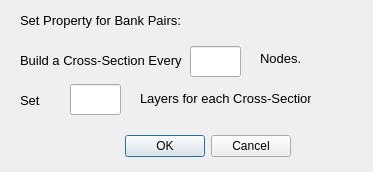
<?xml version="1.0" encoding="UTF-8"?>
<ui version="4.0">
 <class>setBankJump</class>
 <widget class="QDialog" name="setBankJump">
  <property name="geometry">
   <rect>
    <x>0</x>
    <y>0</y>
    <width>373</width>
    <height>172</height>
   </rect>
  </property>
  <property name="minimumSize">
   <size>
    <width>373</width>
    <height>172</height>
   </size>
  </property>
  <property name="maximumSize">
   <size>
    <width>373</width>
    <height>172</height>
   </size>
  </property>
  <property name="windowTitle">
   <string>Build Cross-Section For Bank Pairs</string>
  </property>
  <widget class="QDialogButtonBox" name="buttonBox">
   <property name="geometry">
    <rect>
     <x>70</x>
     <y>130</y>
     <width>221</width>
     <height>32</height>
    </rect>
   </property>
   <property name="orientation">
    <enum>Qt::Horizontal</enum>
   </property>
   <property name="standardButtons">
    <set>QDialogButtonBox::Cancel|QDialogButtonBox::Ok</set>
   </property>
  </widget>
  <widget class="QLabel" name="label">
   <property name="geometry">
    <rect>
     <x>20</x>
     <y>10</y>
     <width>191</width>
     <height>21</height>
    </rect>
   </property>
   <property name="font">
    <font>
     <pointsize>10</pointsize>
    </font>
   </property>
   <property name="text">
    <string>Set Property for Bank Pairs:</string>
   </property>
  </widget>
  <widget class="QLabel" name="label_2">
   <property name="geometry">
    <rect>
     <x>20</x>
     <y>50</y>
     <width>181</width>
     <height>21</height>
    </rect>
   </property>
   <property name="font">
    <font>
     <pointsize>10</pointsize>
    </font>
   </property>
   <property name="text">
    <string>Build a Cross-Section Every </string>
   </property>
  </widget>
  <widget class="QLineEdit" name="nJumpEdit">
   <property name="geometry">
    <rect>
     <x>190</x>
     <y>46</y>
     <width>51</width>
     <height>31</height>
    </rect>
   </property>
  </widget>
  <widget class="QLabel" name="label_3">
   <property name="geometry">
    <rect>
     <x>260</x>
     <y>50</y>
     <width>111</width>
     <height>16</height>
    </rect>
   </property>
   <property name="font">
    <font>
     <pointsize>10</pointsize>
    </font>
   </property>
   <property name="text">
    <string>Nodes.</string>
   </property>
  </widget>
  <widget class="QLabel" name="label_4">
   <property name="geometry">
    <rect>
     <x>20</x>
     <y>90</y>
     <width>141</width>
     <height>21</height>
    </rect>
   </property>
   <property name="font">
    <font>
     <pointsize>10</pointsize>
    </font>
   </property>
   <property name="text">
    <string>Set </string>
   </property>
  </widget>
  <widget class="QLineEdit" name="nLayersEdit">
   <property name="geometry">
    <rect>
     <x>70</x>
     <y>84</y>
     <width>51</width>
     <height>31</height>
    </rect>
   </property>
  </widget>
  <widget class="QLabel" name="label_5">
   <property name="geometry">
    <rect>
     <x>140</x>
     <y>90</y>
     <width>171</width>
     <height>16</height>
    </rect>
   </property>
   <property name="font">
    <font>
     <pointsize>10</pointsize>
    </font>
   </property>
   <property name="text">
    <string>Layers for each Cross-Section.</string>
   </property>
  </widget>
 </widget>
 <resources/>
 <connections>
  <connection>
   <sender>buttonBox</sender>
   <signal>accepted()</signal>
   <receiver>setBankJump</receiver>
   <slot>accept()</slot>
   <hints>
    <hint type="sourcelabel">
     <x>248</x>
     <y>254</y>
    </hint>
    <hint type="destinationlabel">
     <x>157</x>
     <y>274</y>
    </hint>
   </hints>
  </connection>
  <connection>
   <sender>buttonBox</sender>
   <signal>rejected()</signal>
   <receiver>setBankJump</receiver>
   <slot>reject()</slot>
   <hints>
    <hint type="sourcelabel">
     <x>316</x>
     <y>260</y>
    </hint>
    <hint type="destinationlabel">
     <x>286</x>
     <y>274</y>
    </hint>
   </hints>
  </connection>
 </connections>
</ui>
